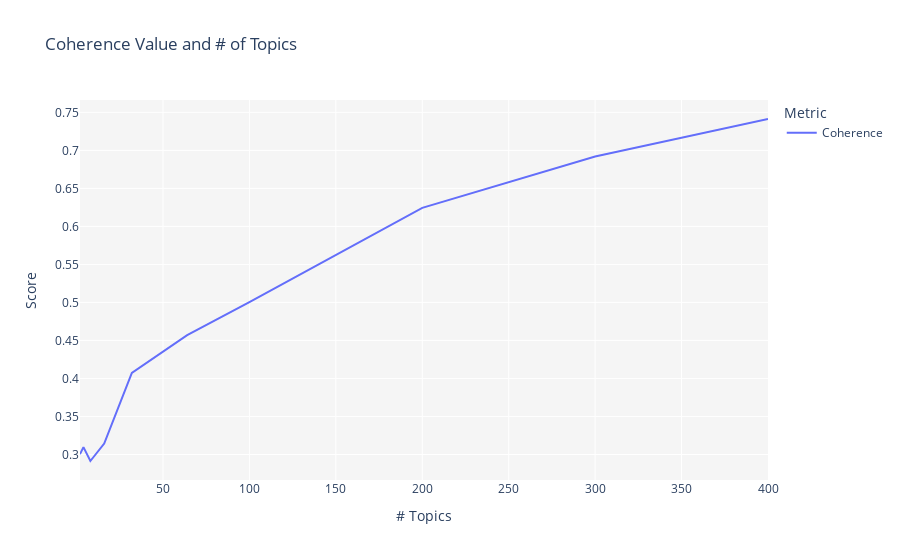

This figure's notebook cell:
### Markdown cell above
#### 1) Unit Tests

The code in this section tests the main functionality of the topic modelling class. The goal was not to achieve complete code coverage as it is, for example, hard to measure the correctness of plots. Instead, this test class serves as a starting point for future enhancements using a test-driven development approach.

### Code cell
import unittest

class ToplicModelingTestSet(unittest.TestCase):
    """
    Unit testing for the custom topic modeling class implemented to classify 
    telecommunications complaints.
    """

    def setUp(self):
        """
        Set up the test set.
        """
        self.sample_size = 100
        self.random_seed = 2000
        self.data = df_complaints_balance.sample(n=self.sample_size, random_state=self.random_seed)
        self.target = 'review_content_clean'
        self.model = 'lda'
        self.num_topics = 6
        self.fold = 2

    def test_class_exist(self):
        """
        Test if the class exists.
        """
        self.assertIsNotNone(TopicModeling)

    def test_class_init(self):
        """
        Test if the class can be initialized.
        """
        topic_modeler = TopicModeling(self.data, self.random_seed)
        self.assertIsNotNone(topic_modeler)
        self.assertEqual(topic_modeler.data.shape[0], self.data.shape[0])

    def test_class_setup(self):
        """
        Test the text pre-processing steps.
        """
        topic_modeler = TopicModeling(self.data, self.random_seed)
        result = topic_modeler.setup(target=self.target, custom_stopwords=None, verbose=False)
        self.assertEqual(len(result['text']), self.data.shape[0])
        self.assertIsNotNone(result['corpus'])
        self.assertIsNotNone(result['id2word'])

    def test_class_create_model(self):
        """
        Test the model creation.
        """
        # create the topic modeler and perform the pre-processing steps
        topic_modeler = TopicModeling(self.data, self.random_seed)
        topic_modeler.setup(target=self.target, custom_stopwords=None, verbose=False)

        # create the model
        model = topic_modeler.create_model(model=self.model, num_topics=self.num_topics, verbose=False)
        self.assertIsNotNone(model)
        self.assertIsInstance(model, gensim.models.ldamulticore.LdaMulticore)
        self.assertEqual(len(model.get_topics()), self.num_topics)

    def test_class_create_tuned_model(self):
        """
        Test the model creation with optimized parameters.
        """
        # create the topic modeler and perform the pre-processing steps
        topic_modeler = TopicModeling(self.data, self.random_seed)
        topic_modeler.setup(target=self.target, custom_stopwords=None, verbose=False)

        # create the model
        model = topic_modeler.create_tuned_model(model=self.model, fold=self.fold, verbose=False)
        self.assertIsNotNone(model)
        self.assertIsInstance(model, gensim.models.ldamulticore.LdaMulticore)

    def test_class_plot_topic_distribution(self):
        """
        Test the topic distribution plot.
        """
        # create the topic modeler and perform the pre-processing steps
        topic_modeler = TopicModeling(self.data, self.random_seed)
        topic_modeler.setup(target=self.target, custom_stopwords=None, verbose=False)

        # create the model
        model = topic_modeler.create_model(model=self.model, num_topics=self.num_topics, verbose=False)

        # plot the topic distribution
        with io.capture_output() as captured:
            topic_modeler.plot_topic_distribution(interactive=False)

        # the cell output should be a png image
        self.assertEqual(list(captured.outputs[0].data.items())[0][0], 'image/png')

    def test_class_plot_wordcloud(self):
        """
        Test the topic wordcloud plot.
        """
        # create the topic modeler and perform the pre-processing steps
        topic_modeler = TopicModeling(self.data, self.random_seed)
        topic_modeler.setup(target=self.target, custom_stopwords=None, verbose=False)

        # create the model
        model = topic_modeler.create_model(model=self.model, num_topics=self.num_topics, verbose=False)

        # get the topic wordcloud
        output = topic_modeler.plot_wordcloud(1, plot=False)
        self.assertIsInstance(output, WordCloud)

    def test_class_extract_topic_coherence_data(self):
        """
        Test the extraction of topic coherence data.
        """
        # create the topic modeler and perform the pre-processing steps
        topic_modeler = TopicModeling(self.data, self.random_seed)
        topic_modeler.setup(target=self.target, custom_stopwords=None, verbose=False)

        # create the model
        model = topic_modeler.create_model(model=self.model, num_topics=self.num_topics, verbose=False)

        # extract the topic coherence data
        output = topic_modeler.extract_topic_coherence_data(num_words=10, num_sample=3, verbose=False)
        self.assertEqual([document['topic_num'] for document in output], list(range(self.num_topics)))

# execute the topic modeling tests
unittest.main(argv=['ignored', '-v'], exit=False)
#unittest.main(argv=['ignored', '-v', 'ToplicModelingTestSet.test_class_extract_topic_coherence_data'], exit=False)

### Figure 1 — Plotly figure (JSON) as saved in the notebook; plotly's stock layout.template omitted (floating-point values rounded to 4 significant figures)
{"data": [{"hovertemplate": "Metric=Coherence<br># Topics=%{x}<br>Score=%{y}<extra></extra>", "legendgroup": "Coherence", "line": {"color": "#636efa", "dash": "solid", "shape": "linear"}, "marker": {"symbol": "circle"}, "mode": "lines", "name": "Coherence", "orientation": "v", "showlegend": true, "type": "scatter", "x": [2, 4, 8, 16, 32, 64, 100, 200, 300, 400], "xaxis": "x", "y": [0.3004, 0.3097, 0.2914, 0.3144, 0.4074, 0.4569, 0.5004, 0.6245, 0.6919, 0.7413], "yaxis": "y"}], "layout": {"legend": {"title": {"text": "Metric"}, "tracegroupgap": 0}, "plot_bgcolor": "rgb(245,245,245)", "title": {"text": "Coherence Value and # of Topics"}, "xaxis": {"anchor": "y", "domain": [0, 1], "title": {"text": "# Topics"}}, "yaxis": {"anchor": "x", "domain": [0, 1], "title": {"text": "Score"}}}}
